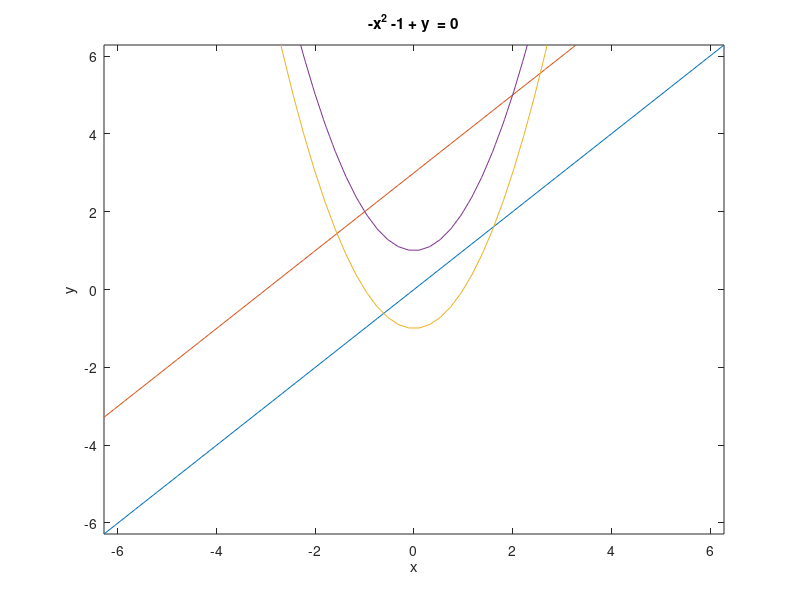

Write MATLAB code to recreate this figure.
ezplot('-x + y ')
hold on
ezplot('-x -3 + y ')
hold on
ezplot('-x^2 +1 +  y ')
hold on
ezplot('-x^2 -1 + y ')
hold on
return
ezplot('x + y ')
hold on
ezplot('(5*y)/4 - x + 25/4')
hold on
ezplot('- x - (3*y)/2 - 3/2')
hold on
ezplot('27*x - (51*y)/2 + (x + (3*y)/2)^2 - 591/4 ')
hold on
ezplot('(9*y)/2 - 3*x + (x + (3*y)/2)^2 + 9/4')
hold on
return


(9*y)/2 - 3*x + (x + (3*y)/2)^2 + 9/4 <= 0 


ezplot('x+y-1')
hold on
ezplot('-x-y')
hold on
ezplot('y/3 - x - 1/6')
hold on
ezplot('x - (5*y)/4 - 25/4')
hold on
ezplot('(x + y)^2 - 8*x ')

hold on
ezplot('7*x - 5*y - 25')
hold on

return
ezplot('x + y - 1  ')
hold on
ezplot('- x - y  ')

hold on
ezplot('x - y/3 + 1/6 ')
hold on
ezplot('y - x - 1  ')
hold on
ezplot('(x + y)^2 - 8*x  ')
hold on
ezplot('18*y - 18*x - (x + y)^2 + 99  ')


hold on
return



return
%ezplot('-y')
%ezplot("-y")
%hold on
ezplot('log(abs(x))/log(exp(1))')
return
ezplot('x^2*(ln(abs(y)+0.5))'  )
return
%ezplot('exp(-x^2)',[-1,1]  )
%ezplot('sin(x)' ,[-1,1] )
ezplot('abs(x*y)'  )

hold on

%ezplot('x - 1' ) 
%hold on
ezplot('x - y'  )

hold on
ezplot('(2*y)/3 - x - 1') 
hold on
ezplot('- x - (2*y)/3' )
hold on
ezplot('6^(1/2)/4 - (6^(1/2)*x)/2 - y + 7/8'  )
hold on
ezplot('y + (6^(1/2)*x)/2 - 3/8' )
hold on
return
ezplot("x - y")
hold on

ezplot("-3*x + 2*y -3")
hold on
ezplot("x + y")
hold on
ezplot("x + y-2")
hold on
ezplot("x + 3*y/2+3/2")
hold on
ezplot("x + 3*y/2-9/2")
hold on
return
ezplot("3*x + 2*y")
hold on
return
ezplot('s2/2 - s1/2 - (s1 + s2)^2/36 + 11/4')
hold on
ezplot('(27*s1)/44 - (51*s2)/88 + (s1 + (3*s2)/2)^2/44 - 591/176')
hold on
return

(27*s1)/44 - (51*s2)/88 + (s1 + (3*s2)/2)^2/44 - 591/176 
s2/2 - s1/2 - (s1 + s2)^2/36 + 11/4 
(51*s2)/88 - (27*s1)/44 - (s1 + (3*s2)/2)^2/44 + 591/176 <= 0

%ezplot('x-y-2')
%hold on
%ezplot('-x+y')
%hold on
ezplot('8*x-(x+y)^2')
hold on
ezplot("x-y+1")
%ezplot("y-1")
hold on
ezplot("y+x-2")
hold on
ezplot("y+x")
hold on
